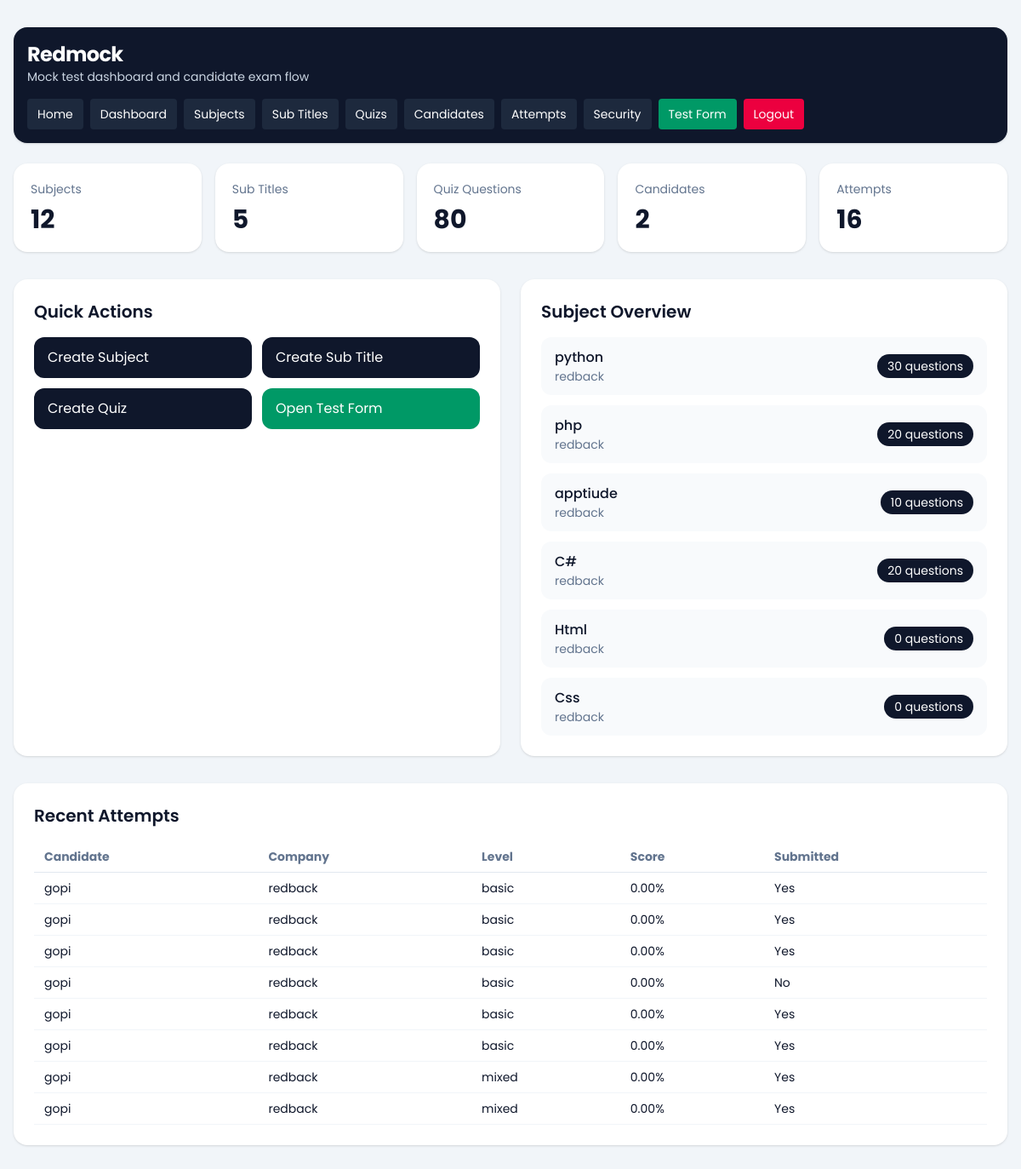
The app's page /dashboard/ (signed in), older data.
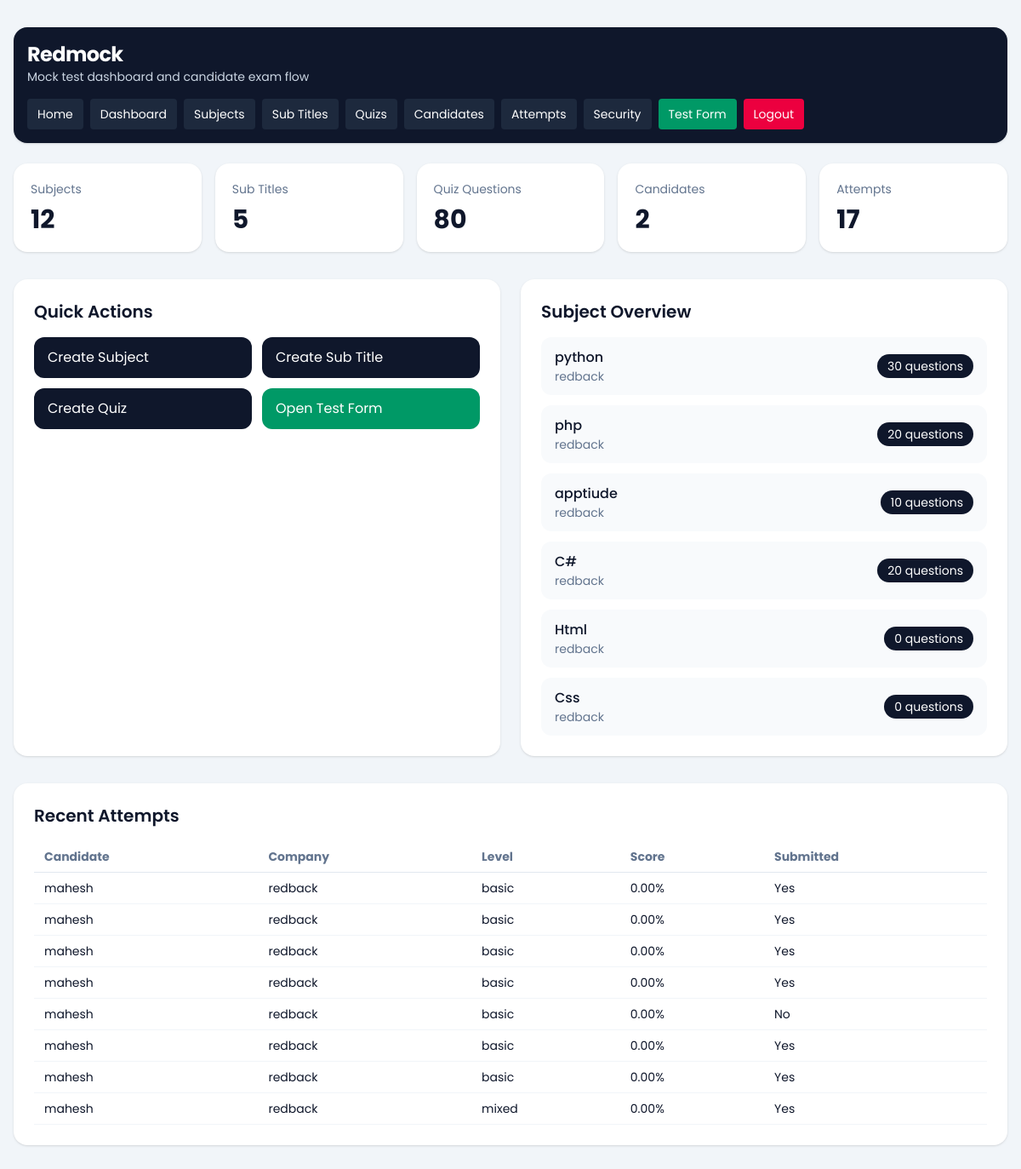
The same page, newer data.
### dashboard/models.py (models this page shows, shortened)
class TestSubject(models.Model):
    company = models.ForeignKey(Company, on_delete=models.CASCADE, related_name='subjects')
    subject = models.CharField(max_length=150)
    subject_svg = models.TextField(blank=True, null=True)
    created_at = models.DateTimeField(auto_now_add=True)
    class Meta:
        ordering = ['subject']
        unique_together = ('company', 'subject')

class Company(models.Model):
    name = models.CharField(max_length=150)
    image = models.ImageField(upload_to='company/', blank=True, null=True)
    email = models.EmailField(unique=True)
    password = models.CharField(max_length=128)
    is_active = models.BooleanField(default=True)
    full_screen_lock = models.BooleanField(default=False)
    pause_lock = models.BooleanField(default=False)
    tab_switch_guard_enabled = models.BooleanField(default=False)
    max_violation_warnings = models.PositiveIntegerField(default=3)
    exam_control_password = models.CharField(max_length=128, blank=True)
    created_at = models.DateTimeField(auto_now_add=True)
    updated_at = models.DateTimeField(auto_now=True)
    class Meta:
        ordering = ['name']
        verbose_name_plural = 'Companies'

### quiz/models.py (models this page shows, shortened)
class CandidateTestAttempt(models.Model):
    SESSION_SINGLE = 'single'
    SESSION_MULTI = 'multi'
    SESSION_CHOICES = [
        (SESSION_SINGLE, 'Single'),
        (SESSION_MULTI, 'Multi'),
    ]
    candidate = models.ForeignKey(Candidate, on_delete=models.CASCADE, related_name='attempts')
    company = models.ForeignKey(Company, on_delete=models.CASCADE, related_name='attempts')
    session_type = models.CharField(max_length=10, choices=SESSION_CHOICES)
    level = models.CharField(max_length=20)
    question_count = models.PositiveIntegerField()
    duration_minutes = models.PositiveIntegerField()
    selected_subjects = models.JSONField(default=list, blank=True)
    selected_sub_titles = models.JSONField(default=list, blank=True)
    answers_json = models.JSONField(default=list, blank=True)
    correct_count = models.PositiveIntegerField(default=0)
    wrong_count = models.PositiveIntegerField(default=0)
    percentage = models.DecimalField(max_digits=5, decimal_places=2, default=0)
    started_at = models.DateTimeField(blank=True, null=True)
    submitted_at = models.DateTimeField(blank=True, null=True)
    is_submitted = models.BooleanField(default=False)
    is_paused = models.BooleanField(default=False)
    paused_at = models.DateTimeField(blank=True, null=True)
    total_paused_seconds = models.PositiveIntegerField(default=0)
    tab_switch_count = models.PositiveIntegerField(default=0)
    warning_count = models.PositiveIntegerField(default=0)
    last_violation_at = models.DateTimeField(blank=True, null=True)
    violation_log_json = models.JSONField(default=list, blank=True)
    created_at = models.DateTimeField(auto_now_add=True)
    class Meta:
        ordering = ['-created_at']

class Candidate(models.Model):
    name = models.CharField(max_length=150)
    email = models.EmailField()
    designation_tech = models.CharField(max_length=150)
    created_at = models.DateTimeField(auto_now_add=True)
    class Meta:
        ordering = ['name']

### dashboard/views.py (the view)
# urls.py: path('', views.dashboard_home, name='home'),
@company_login_required
def dashboard_home(request):
    company = request.company
    context = {
        'subject_count': TestSubject.objects.filter(company=company).count(),
        'subtitle_count': SubTitle.objects.filter(test_subject__company=company).count(),
        'quiz_count': Quiz.objects.filter(test_subject__company=company).count(),
        'candidate_count': Candidate.objects.filter(attempts__company=company).distinct().count(),
        'attempt_count': CandidateTestAttempt.objects.filter(company=company).count(),
        'subjects': TestSubject.objects.filter(company=company).select_related('company').annotate(
            quiz_total=Count('quizzes')
        )[:6],
        'recent_attempts': CandidateTestAttempt.objects.filter(company=company).select_related(
            'candidate', 'company'
        )[:8],
        'company': company,
    }
    return render(request, 'dashboard/home.html', context)

### dashboard/views.py (called while the page is built)
def get_logged_in_company(request):
    company_id = request.session.get('company_id')
    if not company_id:
        return None
    return Company.objects.filter(id=company_id, is_active=True).first()

def company_login_required(view_func):
    @wraps(view_func)
    def wrapper(request, *args, **kwargs):
        company = get_logged_in_company(request)
        if not company:
            return redirect(f"{reverse('dashboard:login')}?next={request.path}")
        request.company = company
        return view_func(request, *args, **kwargs)
    return wrapper

### templates/dashboard/home.html (shortened to what this page needs)
{% extends "base.html" %}
{% block content %}
{% include 'dashboard/header.html' %}
<section class="grid gap-4 md:grid-cols-5">
    <div class="rounded-2xl bg-white p-5 shadow-sm">
        <p class="text-sm text-slate-500">Subjects</p>
        <p class="mt-2 text-3xl font-bold">{{ subject_count }}</p>
    </div>
    <div class="rounded-2xl bg-white p-5 shadow-sm">
        <p class="text-sm text-slate-500">Sub Titles</p>
        <p class="mt-2 text-3xl font-bold">{{ subtitle_count }}</p>
    </div>
    <div class="rounded-2xl bg-white p-5 shadow-sm">
        <p class="text-sm text-slate-500">Quiz Questions</p>
        <p class="mt-2 text-3xl font-bold">{{ quiz_count }}</p>
    </div>
    <div class="rounded-2xl bg-white p-5 shadow-sm">
        <p class="text-sm text-slate-500">Candidates</p>
        <p class="mt-2 text-3xl font-bold">{{ candidate_count }}</p>
    </div>
    <div class="rounded-2xl bg-white p-5 shadow-sm">
        <p class="text-sm text-slate-500">Attempts</p>
        <p class="mt-2 text-3xl font-bold">{{ attempt_count }}</p>
    </div>
</section>
<section class="mt-8 grid gap-6 lg:grid-cols-2">
    <div class="rounded-2xl bg-white p-6 shadow-sm">
        <div class="mb-4 flex items-center justify-between">
            <h2 class="text-xl font-semibold">Quick Actions</h2>
        </div>
        <div class="grid gap-3 sm:grid-cols-2">
            <a href="{% url 'dashboard:subject_create' %}" class="rounded-xl bg-slate-900 px-4 py-3 text-white">Create Subject</a>
            <a href="{% url 'dashboard:subtitle_create' %}" class="rounded-xl bg-slate-900 px-4 py-3 text-white">Create Sub Title</a>
            <a href="{% url 'dashboard:quiz_create' %}" class="rounded-xl bg-slate-900 px-4 py-3 text-white">Create Quiz</a>
            <a href="{% url 'quiz:start' %}" class="rounded-xl bg-emerald-600 px-4 py-3 text-white">Open Test Form</a>
            <a href="{% url 'dashboard:company_settings' %}" class="rounded-xl bg-indigo-600 px-4 py-3 text-white">Exam Security</a>
        </div>
    </div>
    <div class="rounded-2xl bg-white p-6 shadow-sm">
        <h2 class="text-xl font-semibold">Subject Overview</h2>
        <div class="mt-4 space-y-3">
            {% for subject in subjects %}
                <div class="flex items-center justify-between rounded-xl bg-slate-50 px-4 py-3">
                    <div>
                        <p class="font-medium">{{ subject.subject }}</p>
                        <p class="text-sm text-slate-500">{{ subject.company.name }}</p>
                    </div>
                    <span class="rounded-full bg-slate-900 px-3 py-1 text-sm text-white">{{ subject.quiz_total }} questions</span>
                </div>
            {% empty %}
                <p class="text-slate-500">No subjects created yet.</p>
            {% endfor %}
        </div>
    </div>
</section>
<section class="mt-8 rounded-2xl bg-white p-6 shadow-sm">
    <h2 class="text-xl font-semibold">Recent Attempts</h2>
    <div class="mt-4 overflow-x-auto">
        <table class="min-w-full text-left text-sm">
            <thead class="border-b border-slate-200 text-slate-500">
                <tr>
                    <th class="px-3 py-2">Candidate</th>
                    <th class="px-3 py-2">Company</th>
                    <th class="px-3 py-2">Level</th>
                    <th class="px-3 py-2">Score</th>
                    <th class="px-3 py-2">Submitted</th>
                </tr>
            </thead>
            <tbody>
                {% for attempt in recent_attempts %}
                    <tr class="border-b border-slate-100">
                        <td class="px-3 py-2">{{ attempt.candidate.name }}</td>
                        <td class="px-3 py-2">{{ attempt.company.name }}</td>
                        <td class="px-3 py-2">{{ attempt.level }}</td>
                        <td class="px-3 py-2">{{ attempt.percentage }}%</td>
                        <td class="px-3 py-2">{{ attempt.is_submitted|yesno:"Yes,No" }}</td>
                    </tr>
                {% empty %}
                    <tr>
                        <td colspan="5" class="px-3 py-6 text-center text-slate-500">No test attempts yet.</td>
                    </tr>
                {% endfor %}
            </tbody>
        </table>
    </div>
</section>
{% endblock %}

### templates/base.html (shortened to what this page needs)
{% load static %}
<!DOCTYPE html>
<html lang="en">
<head>
    <link rel="stylesheet" href="{% static 'css/tailwind-build.css' %}">
</head>
<body class="min-h-screen bg-slate-100 text-slate-900" style="font-family: 'Poppins', sans-serif;">
    <div class="min-h-screen">
        <main class="mx-auto max-w-7xl px-4 py-8">
            {% block content %}{% endblock %}
        </main>
    </div>
</body>
</html>

### templates/dashboard/header.html
<header class="bg-slate-900 text-white shadow mb-6 rounded-2xl">
    <div class="mx-auto flex max-w-7xl flex-wrap items-center justify-between gap-4 px-4 py-4">
        <div>
            <a href="/" class="text-2xl font-bold tracking-tight">Redmock</a>
            <p class="text-sm text-slate-300">Mock test dashboard and candidate exam flow</p>
        </div>
        <nav class="flex flex-wrap gap-2 text-sm">
            <a href="/" class="rounded bg-slate-800 px-3 py-2 hover:bg-slate-700">Home</a>
            {% if request.session.company_id %}
                <a href="/dashboard/" class="rounded bg-slate-800 px-3 py-2 hover:bg-slate-700">Dashboard</a>
                <a href="/dashboard/subjects/" class="rounded bg-slate-800 px-3 py-2 hover:bg-slate-700">Subjects</a>
                <a href="/dashboard/subtitles/" class="rounded bg-slate-800 px-3 py-2 hover:bg-slate-700">Sub Titles</a>
                <a href="/dashboard/quizzes/" class="rounded bg-slate-800 px-3 py-2 hover:bg-slate-700">Quizs</a>
                <a href="/dashboard/candidates/" class="rounded bg-slate-800 px-3 py-2 hover:bg-slate-700">Candidates</a>
                <a href="/dashboard/attempts/" class="rounded bg-slate-800 px-3 py-2 hover:bg-slate-700">Attempts</a>
                <a href="/dashboard/settings/security/" class="rounded bg-slate-800 px-3 py-2 hover:bg-slate-700">Security</a>
                <a href="/quiz/start/" class="rounded bg-emerald-600 px-3 py-2 hover:bg-emerald-500">Test Form</a>
                <a href="/dashboard/logout/" class="rounded bg-rose-600 px-3 py-2 hover:bg-rose-500">Logout</a>
            {% else %}
                <a href="/dashboard/login/" class="rounded bg-slate-800 px-3 py-2 hover:bg-slate-700">Dashboard Login</a>
            {% endif %}
        </nav>
    </div>
</header>

Row changes from the older to the newer data that the page shows:
no longer on this page (row unchanged): CandidateTestAttempt: candidate.name "gopi", company.name "redback", level "mixed", percentage "0.00", is_submitted "Yes"
added CandidateTestAttempt: candidate.name "mahesh", company.name "redback", level "basic", percentage "0.00", is_submitted "Yes"
changed through a linked row, CandidateTestAttempt (number 2 of 8 on the later page): candidate.name "gopi" → "mahesh"
changed through a linked row, CandidateTestAttempt (number 3 of 8 on the later page): candidate.name "gopi" → "mahesh"
changed through a linked row, CandidateTestAttempt (number 4 of 8 on the later page): candidate.name "gopi" → "mahesh"
changed through a linked row, CandidateTestAttempt "No": candidate.name "gopi" → "mahesh"
changed through a linked row, CandidateTestAttempt (number 6 of 8 on the later page): candidate.name "gopi" → "mahesh"
changed through a linked row, CandidateTestAttempt (number 7 of 8 on the later page): candidate.name "gopi" → "mahesh"
changed through a linked row, CandidateTestAttempt "mixed": candidate.name "gopi" → "mahesh"
Text that changed along with them:
{{ attempt_count }}: "16" → "17"
